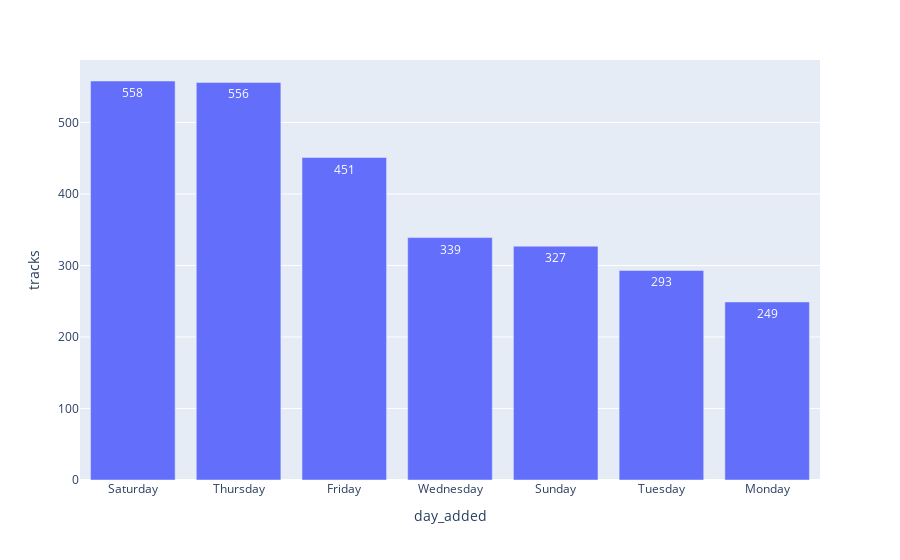

Notebook code cell kept with this figure:
### Markdown cell above
#### Thursday, Friday and Saturday for the win, Monday is clearly a bad day.

### Code cell
fig = px.bar(day_group,x = 'day_added', y = 'tracks', text = 'tracks')
fig.update_layout( xaxis={'categoryorder':'total descending'})
fig.show()

### Figure 1 — Plotly figure (JSON) as saved in the notebook; plotly's stock layout.template omitted (floating-point values rounded to 4 significant figures)
{"data": [{"alignmentgroup": "True", "hovertemplate": "day_added=%{x}<br>tracks=%{text}<extra></extra>", "legendgroup": "", "marker": {"color": "#636efa"}, "name": "", "offsetgroup": "", "orientation": "v", "showlegend": false, "text": [451, 249, 558, 327, 556, 293, 339], "textposition": "auto", "type": "bar", "x": ["Friday", "Monday", "Saturday", "Sunday", "Thursday", "Tuesday", "Wednesday"], "xaxis": "x", "y": [451, 249, 558, 327, 556, 293, 339], "yaxis": "y"}], "layout": {"barmode": "relative", "legend": {"tracegroupgap": 0}, "margin": {"t": 60}, "xaxis": {"anchor": "y", "categoryorder": "total descending", "domain": [0, 1], "title": {"text": "day_added"}}, "yaxis": {"anchor": "x", "domain": [0, 1], "title": {"text": "tracks"}}}}
